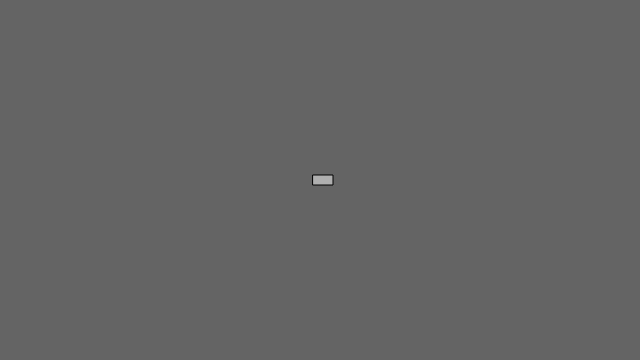
Frame 1 (no input)
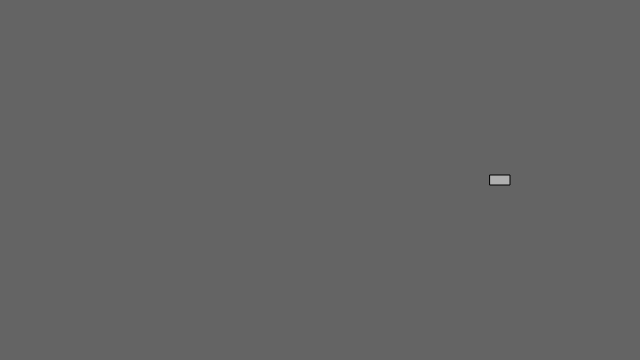
Frame 60 (no input)
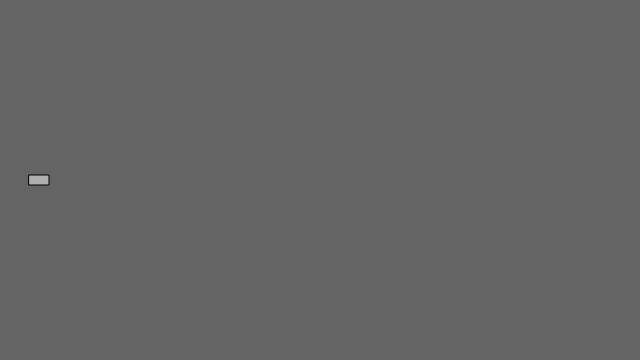
Frame 120 (the mouse pressed at the canvas centre since frame 60)

The p5.js sketch that drew these frames (run headless with seeded random() and noise() and a simulated clock; from frame 60 on, the mouse is pressed at the canvas centre):

// p5.js sketch
// ── sketch.js
// Learning Processing
// Daniel Shiffman
// http://www.learningprocessing.com

// Example 8-1: A Car class and a Car object

var car; // Declare car object as a globle variable.

function setup() {
  createCanvas(640,360);
  // Initialize Car object

  car = {
    c: color(175),
    xpos: width/2,
    ypos: height/2,
    xspeed: 3,
    display: function() { // Function.
      // The car is just a square
      rectMode(CENTER);
      stroke(0);
      fill(this.c);
      rect(this.xpos,this.ypos,20,10);
    },
    move: function() { // Function.
      this.xpos = this.xpos + this.xspeed;
      if (this.xpos > width) {
        this.xpos = 0;
      }
    }    
  };
}

function draw() {
  background(100);
  // Operate Car object.
  car.move(); // Operate the car object in draw( ) by calling object methods using the dots syntax.
  car.display();
}
